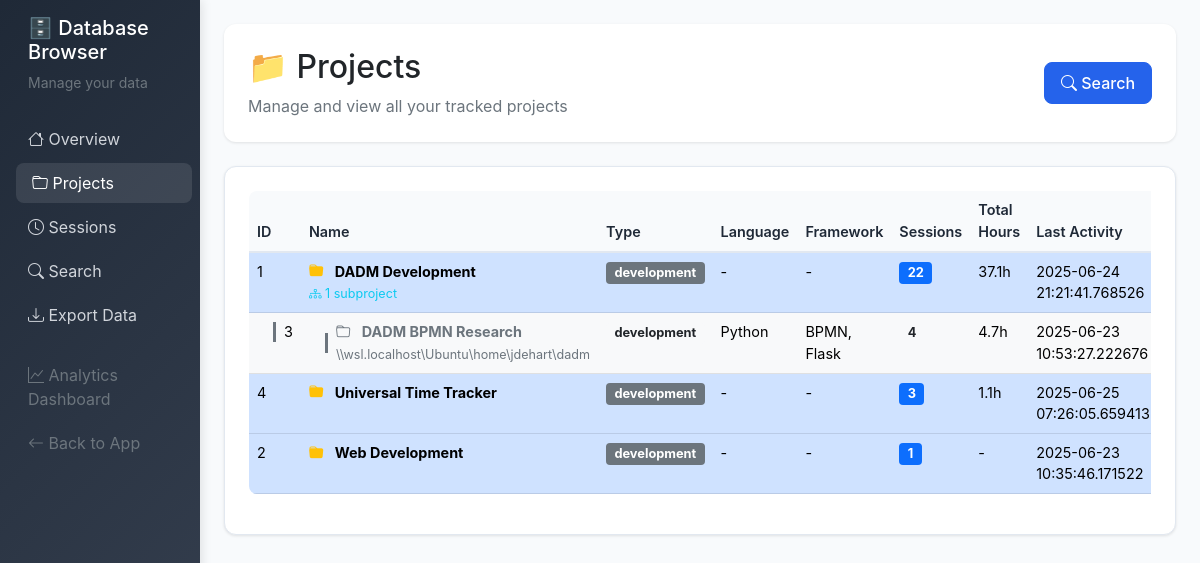
Page /db/projects on the earlier database version.
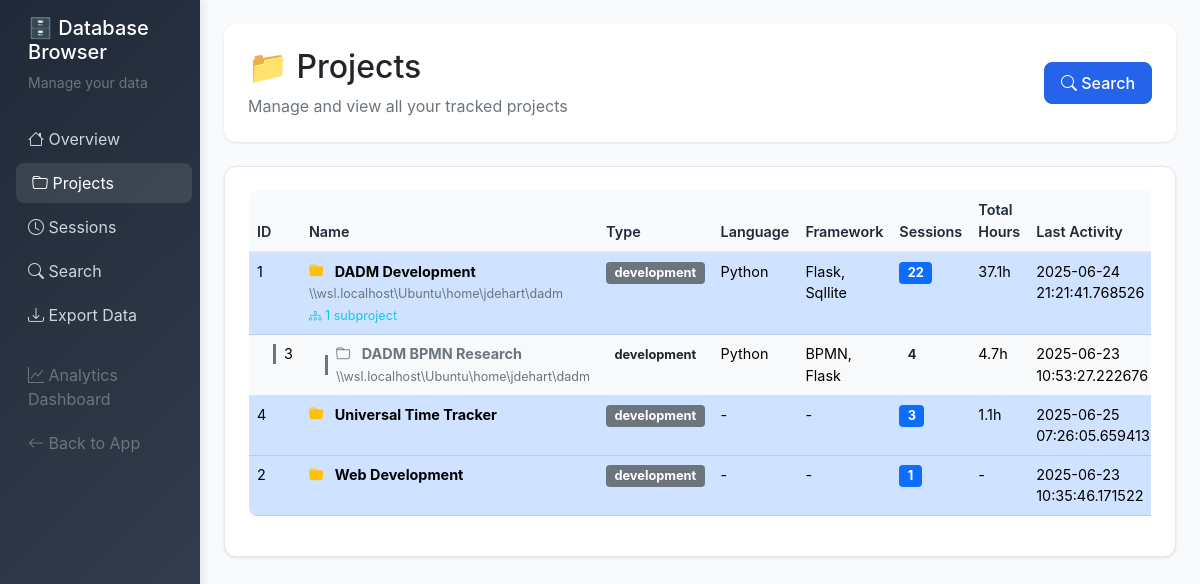
Same page on the later database version.
### server/src/models.py (models this page shows, shortened)
class Project:
    __tablename__ = 'projects'

### server/src/db_browser.py (the view)
@db_browser.route('/db/projects')
def projects():
    conn = get_db_connection()
    all_projects = conn.execute('''
        SELECT p.*, COUNT(s.id) as session_count,
               SUM(s.duration_minutes) as total_duration
        FROM projects p
        LEFT JOIN sessions s ON p.id = s.project_id
        GROUP BY p.id
        ORDER BY p.name
    ''').fetchall()
    projects_dict = {p['id']: dict(p) for p in all_projects}
    parent_projects = []
    subprojects = []
    for project in all_projects:
        project_dict = dict(project)
        if project['parent_id'] is None:
            project_dict['subprojects'] = []
            parent_projects.append(project_dict)
        else:
            subprojects.append(project_dict)
    for subproject in subprojects:
        parent_id = subproject['parent_id']
        if parent_id in projects_dict:
            for parent in parent_projects:
                if parent['id'] == parent_id:
                    parent['subprojects'].append(subproject)
                    break
    for parent in parent_projects:
        total_duration = parent['total_duration'] or 0
        total_sessions = parent['session_count'] or 0
        for subproject in parent['subprojects']:
            total_duration += subproject['total_duration'] or 0
            total_sessions += subproject['session_count'] or 0
        parent['total_duration'] = total_duration
        parent['session_count'] = total_sessions
    parent_projects.sort(key=lambda x: x['name'].lower())
    for parent in parent_projects:
        parent['subprojects'].sort(key=lambda x: x['name'].lower())
    conn.close()
    return render_template('db_browser/projects.html', projects=parent_projects)

### server/src/db_browser.py (called while the page is built)
def get_db_connection():
    database_path = os.environ.get('DATABASE_PATH', '/app/data/timetracker.db')
    conn = sqlite3.connect(database_path)
    conn.row_factory = sqlite3.Row
    return conn

### server/src/templates/db_browser/projects.html (shortened to what this page needs)
{% extends "db_browser/base.html" %}
{% block content %}
<div class="page-header">
    <div class="row align-items-center">
        <div class="col">
            <h1 class="h2 mb-2">📁 Projects</h1>
            <p class="text-muted mb-0">Manage and view all your tracked projects</p>
        </div>
        <div class="col-auto">
            <a href="{{ url_for('db_browser.search') }}" class="btn btn-primary">
                <i class="bi bi-search"></i> Search
            </a>
        </div>
    </div>
</div>
<div class="content-card">
    {% if projects %}
    <div class="table-responsive">
        <table class="table table-hover">
            <thead>
                <tr>
                    <th>ID</th>
                    <th>Name</th>
                    <th>Type</th>
                    <th>Language</th>
                    <th>Framework</th>
                    <th>Sessions</th>
                    <th>Total Hours</th>
                    <th>Last Activity</th>
                </tr>
            </thead>
            <tbody>
                {% for project in projects %}
                <tr class="table-primary">
                    <td>{{ project.id }}</td>
                    <td>
                        <strong>
                            <i class="bi bi-folder-fill text-warning me-2"></i>
                            {{ project.name }}
                        </strong>
                        {% if project.path %}
                            <br><small class="text-muted">{{ project.path }}</small>
                        {% endif %}
                        {% if project.subprojects %}
                            <br><small class="text-info">
                                <i class="bi bi-diagram-3"></i> {{ project.subprojects|length }} subproject{{ 's' if project.subprojects|length != 1 else '' }}
                            </small>
                        {% endif %}
                    </td>
                    <td>
                        <span class="badge bg-secondary">{{ project.type }}</span>
                    </td>
                    <td>{{ project.language or '-' }}</td>
                    <td>{{ project.framework or '-' }}</td>
                    <td>
                        <span class="badge bg-primary">{{ project.session_count }}</span>
                    </td>
                    <td>
                        {% if project.total_duration %}
                            {{ "%.1f"|format(project.total_duration / 60) }}h
                        {% else %}
                            -
                        {% endif %}
                    </td>
                    <td>
                        {% if project.last_activity %}
                            {% set date_parts = project.last_activity.split('T') %}
                            {{ date_parts[0] }}
                        {% else %}
                            -
                        {% endif %}
                    </td>
                </tr>
                {% for subproject in project.subprojects %}
                <tr class="table-light">
                    <td>
                        <div class="d-flex align-items-center">
                            <div class="border-start border-3 border-secondary ms-3 me-2" style="height: 20px;"></div>
                            {{ subproject.id }}
                        </div>
                    </td>
                    <td>
                        <div class="d-flex align-items-center">
                            <div class="border-start border-3 border-secondary ms-3 me-2" style="height: 20px;"></div>
                            <div>
                                <strong class="text-secondary">
                                    <i class="bi bi-folder text-muted me-2"></i>
                                    {{ subproject.name }}
                                </strong>
                                {% if subproject.path %}
                                    <br><small class="text-muted">{{ subproject.path }}</small>
                                {% endif %}
                            </div>
                        </div>
                    </td>
                    <td>
                        <span class="badge bg-light text-dark">{{ subproject.type }}</span>
                    </td>
                    <td>{{ subproject.language or '-' }}</td>
                    <td>{{ subproject.framework or '-' }}</td>
                    <td>
                        <span class="badge bg-light text-dark">{{ subproject.session_count }}</span>
                    </td>
                    <td>
                        {% if subproject.total_duration %}
                            {{ "%.1f"|format(subproject.total_duration / 60) }}h
                        {% else %}
                            -
                        {% endif %}
                    </td>
                    <td>
                        {% if subproject.last_activity %}
                            {% set date_parts = subproject.last_activity.split('T') %}
                            {{ date_parts[0] }}
                        {% else %}
                            -
                        {% endif %}
                    </td>
                </tr>
                {% endfor %}
                {% endfor %}
            </tbody>
        </table>
    </div>
    {% else %}
    <div class="text-center py-5">
        <i class="bi bi-folder-x fs-1 text-muted"></i>
        <h4 class="text-muted mt-3">No projects found</h4>
        <p class="text-muted">Start tracking time to see your projects here.</p>
    </div>
    {% endif %}
</div>
{% endblock %}

### server/src/templates/db_browser/base.html (shortened to what this page needs)
<!DOCTYPE html>
<html lang="en">
<head>
    <link href="https://cdn.jsdelivr.net/npm/bootstrap@5.1.3/dist/css/bootstrap.min.css" rel="stylesheet">
    <link href="https://cdn.jsdelivr.net/npm/bootstrap-icons@1.7.2/font/bootstrap-icons.css" rel="stylesheet">
</head>
<body>
    <div class="container-fluid">
        <div class="row">
            <nav class="col-md-3 col-lg-2 d-md-block sidebar collapse">
                <div class="position-sticky pt-3">
                    <div class="px-3 mb-4">
                        <h5 class="text-white">🗄️ Database Browser</h5>
                        <p class="text-muted small">Manage your data</p>
                    </div>
                    <ul class="nav flex-column">
                        <li class="nav-item">
                            <a class="nav-link {% if request.endpoint == 'db_browser.index' %}active{% endif %}" href="{{ url_for('db_browser.index') }}">
                                <i class="bi bi-house"></i> Overview
                            </a>
                        </li>
                        <li class="nav-item">
                            <a class="nav-link {% if request.endpoint == 'db_browser.projects' %}active{% endif %}" href="{{ url_for('db_browser.projects') }}">
                                <i class="bi bi-folder"></i> Projects
                            </a>
                        </li>
                        <li class="nav-item">
                            <a class="nav-link {% if request.endpoint == 'db_browser.sessions' %}active{% endif %}" href="{{ url_for('db_browser.sessions') }}">
                                <i class="bi bi-clock"></i> Sessions
                            </a>
                        </li>
                        <li class="nav-item">
                            <a class="nav-link {% if request.endpoint == 'db_browser.search' %}active{% endif %}" href="{{ url_for('db_browser.search') }}">
                                <i class="bi bi-search"></i> Search
                            </a>
                        </li>
                        <li class="nav-item">
                            <a class="nav-link {% if request.endpoint == 'db_browser.export_data' %}active{% endif %}" href="{{ url_for('db_browser.export_data') }}">
                                <i class="bi bi-download"></i> Export Data
                            </a>
                        </li>
                        <li class="nav-item mt-3">
                            <a class="nav-link text-muted" href="/dashboard">
                                <i class="bi bi-graph-up"></i> Analytics Dashboard
                            </a>
                        </li>
                        <li class="nav-item">
                            <a class="nav-link text-muted" href="/">
                                <i class="bi bi-arrow-left"></i> Back to App
                            </a>
                        </li>
                    </ul>
                </div>
            </nav>
            <main class="col-md-9 ms-sm-auto col-lg-10 px-md-4 main-content">
                {% block content %}{% endblock %}
            </main>
        </div>
    </div>
</body>
</html>

### server/src/templates/db_browser/base.html (style rules this page uses)
:root { --primary-color: #2563eb; --success-color: #16a34a; --warning-color: #ca8a04; --danger-color: #dc2626; --info-color: #0891b2; --dark-color: #1f2937; --light-color: #f8fafc; --border-color: #e2e8f0; }
body { background-color: var(--light-color); font-family: 'Inter', -apple-system, BlinkMacSystemFont, sans-serif; }
.sidebar { min-height: 100vh; background: linear-gradient(135deg, var(--dark-color) 0%, #374151 100%); box-shadow: 2px 0 10px rgba(0,0,0,0.1); }
.sidebar .nav-link { color: #d1d5db; border-radius: 8px; margin: 2px 0; transition: all 0.3s ease; }
.sidebar .nav-link:hover, .sidebar .nav-link.active { background-color: rgba(255,255,255,0.1); color: white; transform: translateX(4px); }
.main-content { padding: 24px; }
.page-header { background: white; border-radius: 12px; padding: 24px; margin-bottom: 24px; box-shadow: 0 1px 3px rgba(0,0,0,0.1); }
.content-card { background: white; border-radius: 12px; padding: 24px; box-shadow: 0 1px 3px rgba(0,0,0,0.1); border: 1px solid var(--border-color); margin-bottom: 24px; }
.table-responsive { font-size: 0.9rem; }
.badge { font-size: 0.8rem; }
.btn-primary { background: var(--primary-color); border-color: var(--primary-color); border-radius: 8px; padding: 8px 16px; font-weight: 500; }
.table { border-radius: 8px; overflow: hidden; }
.table thead th { background-color: var(--light-color); border-bottom: 2px solid var(--border-color); font-weight: 600; color: var(--dark-color); }

Differences in the rows shown:
changed Project "DADM Development": path (not shown) → "\\\\wsl.localhost\\Ubuntu\\home\\jdehart\\dadm"; language "-" → "Python"; framework "-" → "Flask, Sqllite"
